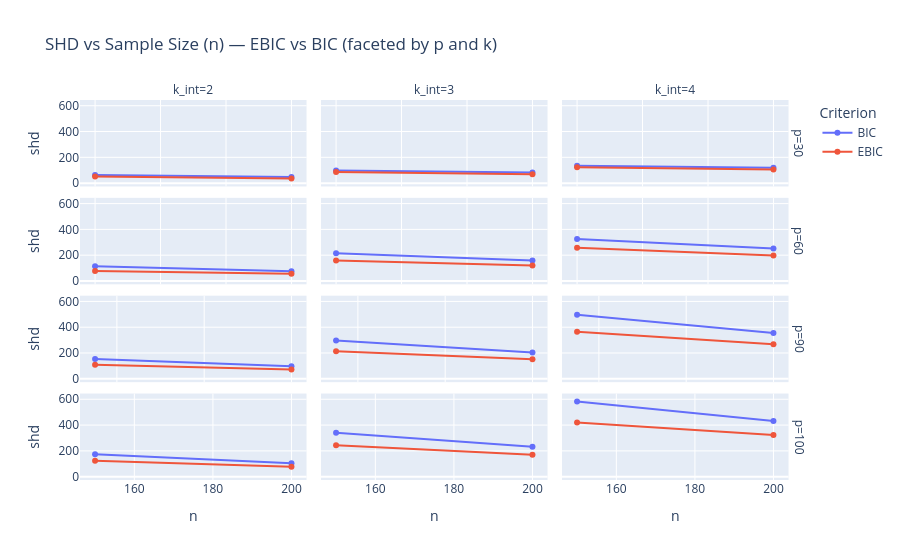

Notebook source saved alongside this figure:
### Code cell
from plotly.io import show

fig = plot_metric_subplots("./experiments/exp2/results.csv", metric="shd", plot_kind="line")
show(fig)

### Figure 1 — Plotly figure (JSON) as saved in the notebook; plotly's stock layout.template omitted (floating-point values rounded to 4 significant figures)
{"data": [{"hovertemplate": "method=BIC<br>p=30<br>k_int=2<br>n=%{x}<br>shd=%{y}<extra></extra>", "legendgroup": "BIC", "line": {"color": "#636efa", "dash": "solid"}, "marker": {"symbol": "circle"}, "mode": "lines+markers", "name": "BIC", "orientation": "v", "showlegend": true, "type": "scatter", "x": [45, 60], "xaxis": "x10", "y": [63.87, 48.35], "yaxis": "y10"}, {"hovertemplate": "method=BIC<br>p=30<br>k_int=3<br>n=%{x}<br>shd=%{y}<extra></extra>", "legendgroup": "BIC", "line": {"color": "#636efa", "dash": "solid"}, "marker": {"symbol": "circle"}, "mode": "lines+markers", "name": "BIC", "orientation": "v", "showlegend": false, "type": "scatter", "x": [45, 60], "xaxis": "x11", "y": [97.89, 81.54], "yaxis": "y11"}, {"hovertemplate": "method=BIC<br>p=30<br>k_int=4<br>n=%{x}<br>shd=%{y}<extra></extra>", "legendgroup": "BIC", "line": {"color": "#636efa", "dash": "solid"}, "marker": {"symbol": "circle"}, "mode": "lines+markers", "name": "BIC", "orientation": "v", "showlegend": false, "type": "scatter", "x": [45, 60], "xaxis": "x12", "y": [133.8, 120.0], "yaxis": "y12"}, {"hovertemplate": "method=BIC<br>p=60<br>k_int=2<br>n=%{x}<br>shd=%{y}<extra></extra>", "legendgroup": "BIC", "line": {"color": "#636efa", "dash": "solid"}, "marker": {"symbol": "circle"}, "mode": "lines+markers", "name": "BIC", "orientation": "v", "showlegend": false, "type": "scatter", "x": [90, 120], "xaxis": "x7", "y": [113.3, 75.52], "yaxis": "y7"}, {"hovertemplate": "method=BIC<br>p=60<br>k_int=3<br>n=%{x}<br>shd=%{y}<extra></extra>", "legendgroup": "BIC", "line": {"color": "#636efa", "dash": "solid"}, "marker": {"symbol": "circle"}, "mode": "lines+markers", "name": "BIC", "orientation": "v", "showlegend": false, "type": "scatter", "x": [90, 120], "xaxis": "x8", "y": [214.6, 159.4], "yaxis": "y8"}, {"hovertemplate": "method=BIC<br>p=60<br>k_int=4<br>n=%{x}<br>shd=%{y}<extra></extra>", "legendgroup": "BIC", "line": {"color": "#636efa", "dash": "solid"}, "marker": {"symbol": "circle"}, "mode": "lines+markers", "name": "BIC", "orientation": "v", "showlegend": false, "type": "scatter", "x": [90, 120], "xaxis": "x9", "y": [325.8, 252.1], "yaxis": "y9"}, {"hovertemplate": "method=BIC<br>p=90<br>k_int=2<br>n=%{x}<br>shd=%{y}<extra></extra>", "legendgroup": "BIC", "line": {"color": "#636efa", "dash": "solid"}, "marker": {"symbol": "circle"}, "mode": "lines+markers", "name": "BIC", "orientation": "v", "showlegend": false, "type": "scatter", "x": [135, 180], "xaxis": "x4", "y": [153.0, 97.01], "yaxis": "y4"}, {"hovertemplate": "method=BIC<br>p=90<br>k_int=3<br>n=%{x}<br>shd=%{y}<extra></extra>", "legendgroup": "BIC", "line": {"color": "#636efa", "dash": "solid"}, "marker": {"symbol": "circle"}, "mode": "lines+markers", "name": "BIC", "orientation": "v", "showlegend": false, "type": "scatter", "x": [135, 180], "xaxis": "x5", "y": [298.0, 203.3], "yaxis": "y5"}, {"hovertemplate": "method=BIC<br>p=90<br>k_int=4<br>n=%{x}<br>shd=%{y}<extra></extra>", "legendgroup": "BIC", "line": {"color": "#636efa", "dash": "solid"}, "marker": {"symbol": "circle"}, "mode": "lines+markers", "name": "BIC", "orientation": "v", "showlegend": false, "type": "scatter", "x": [135, 180], "xaxis": "x6", "y": [496.0, 356.0], "yaxis": "y6"}, {"hovertemplate": "method=BIC<br>p=100<br>k_int=2<br>n=%{x}<br>shd=%{y}<extra></extra>", "legendgroup": "BIC", "line": {"color": "#636efa", "dash": "solid"}, "marker": {"symbol": "circle"}, "mode": "lines+markers", "name": "BIC", "orientation": "v", "showlegend": false, "type": "scatter", "x": [150, 200], "xaxis": "x", "y": [174.3, 104.7], "yaxis": "y"}, {"hovertemplate": "method=BIC<br>p=100<br>k_int=3<br>n=%{x}<br>shd=%{y}<extra></extra>", "legendgroup": "BIC", "line": {"color": "#636efa", "dash": "solid"}, "marker": {"symbol": "circle"}, "mode": "lines+markers", "name": "BIC", "orientation": "v", "showlegend": false, "type": "scatter", "x": [150, 200], "xaxis": "x2", "y": [341.4, 231.3], "yaxis": "y2"}, {"hovertemplate": "method=BIC<br>p=100<br>k_int=4<br>n=%{x}<br>shd=%{y}<extra></extra>", "legendgroup": "BIC", "line": {"color": "#636efa", "dash": "solid"}, "marker": {"symbol": "circle"}, "mode": "lines+markers", "name": "BIC", "orientation": "v", "showlegend": false, "type": "scatter", "x": [150, 200], "xaxis": "x3", "y": [581.8, 432.5], "yaxis": "y3"}, {"hovertemplate": "method=EBIC<br>p=30<br>k_int=2<br>n=%{x}<br>shd=%{y}<extra></extra>", "legendgroup": "EBIC", "line": {"color": "#EF553B", "dash": "solid"}, "marker": {"symbol": "circle"}, "mode": "lines+markers", "name": "EBIC", "orientation": "v", "showlegend": true, "type": "scatter", "x": [45, 60], "xaxis": "x10", "y": [50.41, 36.82], "yaxis": "y10"}, {"hovertemplate": "method=EBIC<br>p=30<br>k_int=3<br>n=%{x}<br>shd=%{y}<extra></extra>", "legendgroup": "EBIC", "line": {"color": "#EF553B", "dash": "solid"}, "marker": {"symbol": "circle"}, "mode": "lines+markers", "name": "EBIC", "orientation": "v", "showlegend": false, "type": "scatter", "x": [45, 60], "xaxis": "x11", "y": [85.66, 69.13], "yaxis": "y11"}, {"hovertemplate": "method=EBIC<br>p=30<br>k_int=4<br>n=%{x}<br>shd=%{y}<extra></extra>", "legendgroup": "EBIC", "line": {"color": "#EF553B", "dash": "solid"}, "marker": {"symbol": "circle"}, "mode": "lines+markers", "name": "EBIC", "orientation": "v", "showlegend": false, "type": "scatter", "x": [45, 60], "xaxis": "x12", "y": [122.5, 106.0], "yaxis": "y12"}, {"hovertemplate": "method=EBIC<br>p=60<br>k_int=2<br>n=%{x}<br>shd=%{y}<extra></extra>", "legendgroup": "EBIC", "line": {"color": "#EF553B", "dash": "solid"}, "marker": {"symbol": "circle"}, "mode": "lines+markers", "name": "EBIC", "orientation": "v", "showlegend": false, "type": "scatter", "x": [90, 120], "xaxis": "x7", "y": [77.95, 55.87], "yaxis": "y7"}, {"hovertemplate": "method=EBIC<br>p=60<br>k_int=3<br>n=%{x}<br>shd=%{y}<extra></extra>", "legendgroup": "EBIC", "line": {"color": "#EF553B", "dash": "solid"}, "marker": {"symbol": "circle"}, "mode": "lines+markers", "name": "EBIC", "orientation": "v", "showlegend": false, "type": "scatter", "x": [90, 120], "xaxis": "x8", "y": [159.1, 119.3], "yaxis": "y8"}, {"hovertemplate": "method=EBIC<br>p=60<br>k_int=4<br>n=%{x}<br>shd=%{y}<extra></extra>", "legendgroup": "EBIC", "line": {"color": "#EF553B", "dash": "solid"}, "marker": {"symbol": "circle"}, "mode": "lines+markers", "name": "EBIC", "orientation": "v", "showlegend": false, "type": "scatter", "x": [90, 120], "xaxis": "x9", "y": [257.1, 198.1], "yaxis": "y9"}, {"hovertemplate": "method=EBIC<br>p=90<br>k_int=2<br>n=%{x}<br>shd=%{y}<extra></extra>", "legendgroup": "EBIC", "line": {"color": "#EF553B", "dash": "solid"}, "marker": {"symbol": "circle"}, "mode": "lines+markers", "name": "EBIC", "orientation": "v", "showlegend": false, "type": "scatter", "x": [135, 180], "xaxis": "x4", "y": [108.7, 71.66], "yaxis": "y4"}, {"hovertemplate": "method=EBIC<br>p=90<br>k_int=3<br>n=%{x}<br>shd=%{y}<extra></extra>", "legendgroup": "EBIC", "line": {"color": "#EF553B", "dash": "solid"}, "marker": {"symbol": "circle"}, "mode": "lines+markers", "name": "EBIC", "orientation": "v", "showlegend": false, "type": "scatter", "x": [135, 180], "xaxis": "x5", "y": [213.6, 152.0], "yaxis": "y5"}, {"hovertemplate": "method=EBIC<br>p=90<br>k_int=4<br>n=%{x}<br>shd=%{y}<extra></extra>", "legendgroup": "EBIC", "line": {"color": "#EF553B", "dash": "solid"}, "marker": {"symbol": "circle"}, "mode": "lines+markers", "name": "EBIC", "orientation": "v", "showlegend": false, "type": "scatter", "x": [135, 180], "xaxis": "x6", "y": [365.7, 267.5], "yaxis": "y6"}, {"hovertemplate": "method=EBIC<br>p=100<br>k_int=2<br>n=%{x}<br>shd=%{y}<extra></extra>", "legendgroup": "EBIC", "line": {"color": "#EF553B", "dash": "solid"}, "marker": {"symbol": "circle"}, "mode": "lines+markers", "name": "EBIC", "orientation": "v", "showlegend": false, "type": "scatter", "x": [150, 200], "xaxis": "x", "y": [123.3, 77.47], "yaxis": "y"}, {"hovertemplate": "method=EBIC<br>p=100<br>k_int=3<br>n=%{x}<br>shd=%{y}<extra></extra>", "legendgroup": "EBIC", "line": {"color": "#EF553B", "dash": "solid"}, "marker": {"symbol": "circle"}, "mode": "lines+markers", "name": "EBIC", "orientation": "v", "showlegend": false, "type": "scatter", "x": [150, 200], "xaxis": "x2", "y": [243.0, 170.2], "yaxis": "y2"}, {"hovertemplate": "method=EBIC<br>p=100<br>k_int=4<br>n=%{x}<br>shd=%{y}<extra></extra>", "legendgroup": "EBIC", "line": {"color": "#EF553B", "dash": "solid"}, "marker": {"symbol": "circle"}, "mode": "lines+markers", "name": "EBIC", "orientation": "v", "showlegend": false, "type": "scatter", "x": [150, 200], "xaxis": "x3", "y": [420.1, 323.8], "yaxis": "y3"}], "layout": {"annotations": [{"font": {}, "showarrow": false, "text": "k_int=2", "x": 0.1567, "xanchor": "center", "xref": "paper", "y": 1, "yanchor": "bottom", "yref": "paper"}, {"font": {}, "showarrow": false, "text": "k_int=3", "x": 0.49, "xanchor": "center", "xref": "paper", "y": 1, "yanchor": "bottom", "yref": "paper"}, {"font": {}, "showarrow": false, "text": "k_int=4", "x": 0.8233, "xanchor": "center", "xref": "paper", "y": 1, "yanchor": "bottom", "yref": "paper"}, {"font": {}, "showarrow": false, "text": "p=100", "textangle": 90, "x": 0.98, "xanchor": "left", "xref": "paper", "y": 0.1138, "yanchor": "middle", "yref": "paper"}, {"font": {}, "showarrow": false, "text": "p=90", "textangle": 90, "x": 0.98, "xanchor": "left", "xref": "paper", "y": 0.3712, "yanchor": "middle", "yref": "paper"}, {"font": {}, "showarrow": false, "text": "p=60", "textangle": 90, "x": 0.98, "xanchor": "left", "xref": "paper", "y": 0.6288, "yanchor": "middle", "yref": "paper"}, {"font": {}, "showarrow": false, "text": "p=30", "textangle": 90, "x": 0.98, "xanchor": "left", "xref": "paper", "y": 0.8862, "yanchor": "middle", "yref": "paper"}], "hovermode": "x unified", "legend": {"title": {"text": "Criterion"}, "tracegroupgap": 0}, "title": {"text": "SHD vs Sample Size (n) — EBIC vs BIC (faceted by p and k) "}, "xaxis": {"anchor": "y", "domain": [0, 0.3133], "title": {"text": "n"}}, "xaxis10": {"anchor": "y10", "domain": [0, 0.3133], "showticklabels": false}, "xaxis11": {"anchor": "y11", "domain": [0.3333, 0.6467], "showticklabels": false}, "xaxis12": {"anchor": "y12", "domain": [0.6667, 0.98], "showticklabels": false}, "xaxis2": {"anchor": "y2", "domain": [0.3333, 0.6467], "title": {"text": "n"}}, "xaxis3": {"anchor": "y3", "domain": [0.6667, 0.98], "title": {"text": "n"}}, "xaxis4": {"anchor": "y4", "domain": [0, 0.3133], "showticklabels": false}, "xaxis5": {"anchor": "y5", "domain": [0.3333, 0.6467], "showticklabels": false}, "xaxis6": {"anchor": "y6", "domain": [0.6667, 0.98], "showticklabels": false}, "xaxis7": {"anchor": "y7", "domain": [0, 0.3133], "showticklabels": false}, "xaxis8": {"anchor": "y8", "domain": [0.3333, 0.6467], "showticklabels": false}, "xaxis9": {"anchor": "y9", "domain": [0.6667, 0.98], "showticklabels": false}, "yaxis": {"anchor": "x", "domain": [0, 0.2275], "matches": "y", "title": {"text": "shd"}}, "yaxis10": {"anchor": "x10", "domain": [0.7725, 1], "matches": "y", "title": {"text": "shd"}}, "yaxis11": {"anchor": "x11", "domain": [0.7725, 1], "matches": "y", "showticklabels": false}, "yaxis12": {"anchor": "x12", "domain": [0.7725, 1], "matches": "y", "showticklabels": false}, "yaxis2": {"anchor": "x2", "domain": [0, 0.2275], "matches": "y", "showticklabels": false}, "yaxis3": {"anchor": "x3", "domain": [0, 0.2275], "matches": "y", "showticklabels": false}, "yaxis4": {"anchor": "x4", "domain": [0.2575, 0.485], "matches": "y", "title": {"text": "shd"}}, "yaxis5": {"anchor": "x5", "domain": [0.2575, 0.485], "matches": "y", "showticklabels": false}, "yaxis6": {"anchor": "x6", "domain": [0.2575, 0.485], "matches": "y", "showticklabels": false}, "yaxis7": {"anchor": "x7", "domain": [0.515, 0.7425], "matches": "y", "title": {"text": "shd"}}, "yaxis8": {"anchor": "x8", "domain": [0.515, 0.7425], "matches": "y", "showticklabels": false}, "yaxis9": {"anchor": "x9", "domain": [0.515, 0.7425], "matches": "y", "showticklabels": false}}}
